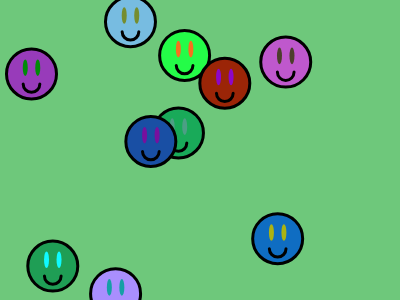
Frame 1 (no input)
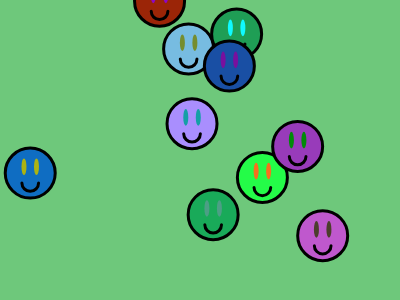
Frame 60 (no input)
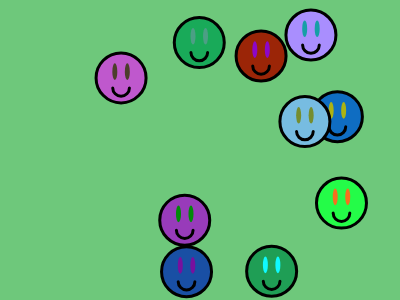
Frame 120 (the mouse pressed at the canvas centre since frame 60)

The p5.js sketch that drew these frames (run headless with seeded random() and noise() and a simulated clock; from frame 60 on, the mouse is pressed at the canvas centre):

// p5.js sketch
// ── sketch.js
let x = [];
let y = [];
let faceColor = [];
let eyeColor = [];

let numSmilies = 10;

let diameter = 50;

let xSpeed = [];
let ySpeed = [];

function setup() {
  createCanvas(400, 300);
  
  for (let i = 0; i < numSmilies; ++i) {
    x[i] = random(width)
    y[i] = random(height);
    faceColor[i] = makeColor();
    eyeColor[i] = makeColor();
    xSpeed[i] = random(1, 10);
    ySpeed[i] = random(1, 10);
  }
}

function draw() {
  background(110, 200, 123);
  
  for (let i = 0; i < numSmilies; i++) {
    drawSmiley(x[i], y[i], diameter, faceColor[i], eyeColor[i]);
    
    x[i] = x[i] + xSpeed[i];
    y[i] = y[i] + ySpeed[i];
    
    // Bounce
    if (x[i] > width || x[i] < 0)
      xSpeed[i] = xSpeed[i] * -1;
    if (y[i] > height || y[i] < 0)
      ySpeed[i] = ySpeed[i] * -1;
  }
}
    
function drawSmiley(x, y, diameter, faceColor, eyeColor) {
  translate(x, y);
  
  // Draw the face
  push();
  fill(faceColor);
  stroke('black');
  strokeWeight(3);
  circle(0, 0, diameter);
  pop();
  
  // Draw the eyes
  push(); // Remove previous fill/stroke settings
  noStroke();
  fill(eyeColor);
  ellipse(-diameter/8, -diameter/8, diameter/10, diameter/3);
  ellipse(diameter/8, -diameter/8, diameter/10, diameter/3);
  pop();

  // Draw the smile
  push();
  strokeWeight(3);
  noFill();
  stroke('black');
  arc(0, diameter/5, diameter/3, diameter/3, 0, PI);
  pop();
  
  translate(-x, -y);
}

function makeColor() {
  return color(random(255), random(255), random(255));
}
